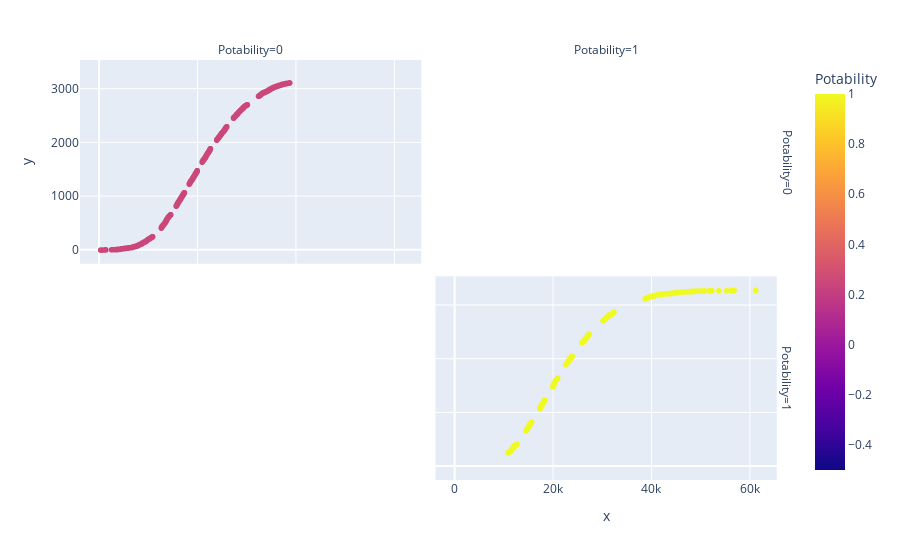

Notebook source saved alongside this figure:
### Code cell
fig = px.scatter(data, sorted(data["Solids"]), range(data["Solids"].count()), color="Potability", facet_col="Potability", 
                 facet_row="Potability")
fig.show()

### Figure 1 — Plotly figure (JSON) as saved in the notebook; plotly's stock layout.template omitted (floating-point values rounded to 4 significant figures; data arrays with more than 128 entries replaced by an {"elided": "..."} marker saying what was removed)
{"data": [{"hovertemplate": "Potability=%{marker.color}<br>x=%{x}<br>y=%{y}<extra></extra>", "legendgroup": "", "marker": {"color": {"elided": "1998 int values"}, "coloraxis": "coloraxis", "symbol": "circle"}, "mode": "markers", "name": "", "showlegend": false, "type": "scattergl", "x": {"elided": "1998 float values"}, "xaxis": "x3", "y": {"elided": "1998 int values"}, "yaxis": "y3"}, {"hovertemplate": "Potability=%{marker.color}<br>x=%{x}<br>y=%{y}<extra></extra>", "legendgroup": "", "marker": {"color": {"elided": "1278 int values"}, "coloraxis": "coloraxis", "symbol": "circle"}, "mode": "markers", "name": "", "showlegend": false, "type": "scattergl", "x": {"elided": "1278 float values"}, "xaxis": "x2", "y": {"elided": "1278 int values"}, "yaxis": "y2"}], "layout": {"annotations": [{"font": {}, "showarrow": false, "text": "Potability=0", "x": 0.24, "xanchor": "center", "xref": "paper", "y": 1, "yanchor": "bottom", "yref": "paper"}, {"font": {}, "showarrow": false, "text": "Potability=1", "x": 0.74, "xanchor": "center", "xref": "paper", "y": 1, "yanchor": "bottom", "yref": "paper"}, {"font": {}, "showarrow": false, "text": "Potability=1", "textangle": 90, "x": 0.98, "xanchor": "left", "xref": "paper", "y": 0.2425, "yanchor": "middle", "yref": "paper"}, {"font": {}, "showarrow": false, "text": "Potability=0", "textangle": 90, "x": 0.98, "xanchor": "left", "xref": "paper", "y": 0.7575, "yanchor": "middle", "yref": "paper"}], "coloraxis": {"colorbar": {"title": {"text": "Potability"}}, "colorscale": [[0, "#0d0887"], [0.1111, "#46039f"], [0.2222, "#7201a8"], [0.3333, "#9c179e"], [0.4444, "#bd3786"], [0.5556, "#d8576b"], [0.6667, "#ed7953"], [0.7778, "#fb9f3a"], [0.8889, "#fdca26"], [1, "#f0f921"]]}, "legend": {"tracegroupgap": 0}, "margin": {"t": 60}, "xaxis": {"anchor": "y", "domain": [0, 0.48], "title": {"text": "x"}}, "xaxis2": {"anchor": "y2", "domain": [0.5, 0.98], "matches": "x", "title": {"text": "x"}}, "xaxis3": {"anchor": "y3", "domain": [0, 0.48], "matches": "x", "showticklabels": false}, "xaxis4": {"anchor": "y4", "domain": [0.5, 0.98], "matches": "x", "showticklabels": false}, "yaxis": {"anchor": "x", "domain": [0, 0.485], "title": {"text": "y"}}, "yaxis2": {"anchor": "x2", "domain": [0, 0.485], "matches": "y", "showticklabels": false}, "yaxis3": {"anchor": "x3", "domain": [0.515, 1], "matches": "y", "title": {"text": "y"}}, "yaxis4": {"anchor": "x4", "domain": [0.515, 1], "matches": "y", "showticklabels": false}}}
